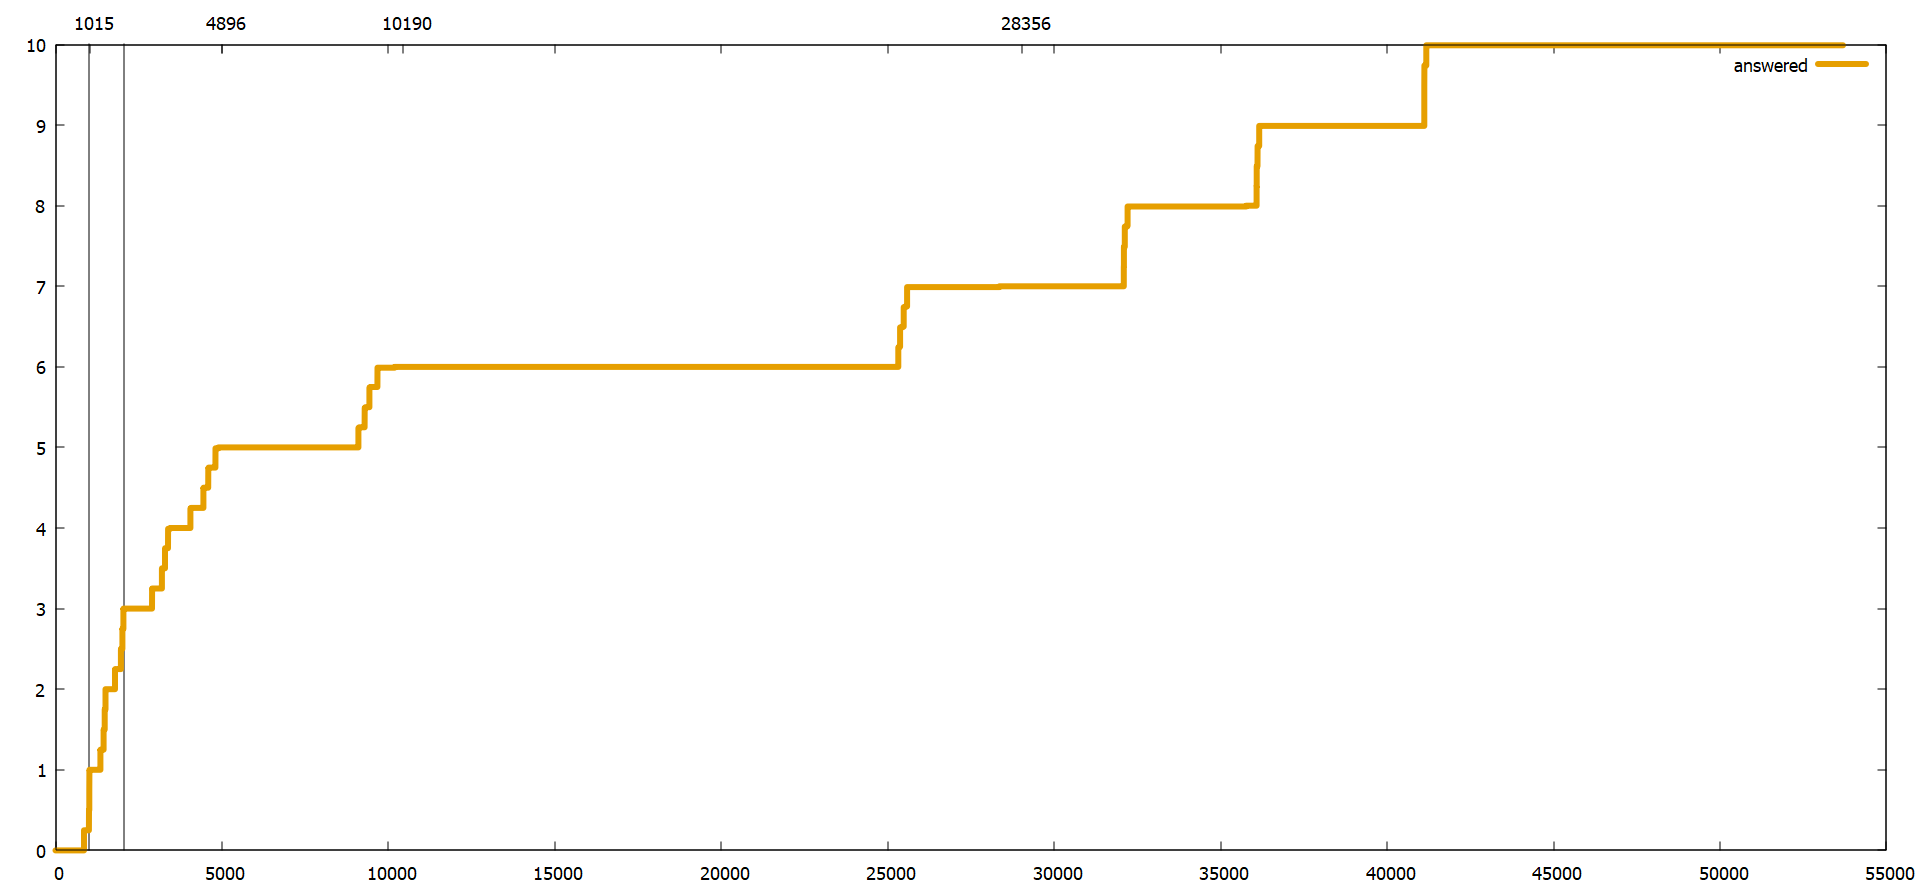

This chart was generated by the following gnuplot code:
set output './answered1.png'
set xtics 5000
set x2tics (1015,4896,10190,28356)
set arrow from 1015, graph 0 to 1015, graph 1 nohead
set arrow from 2045, graph 0 to 2045, graph 1 nohead
plot './answered1.dat' using 1 with lines title 'answered' linetype 4 lw 6
